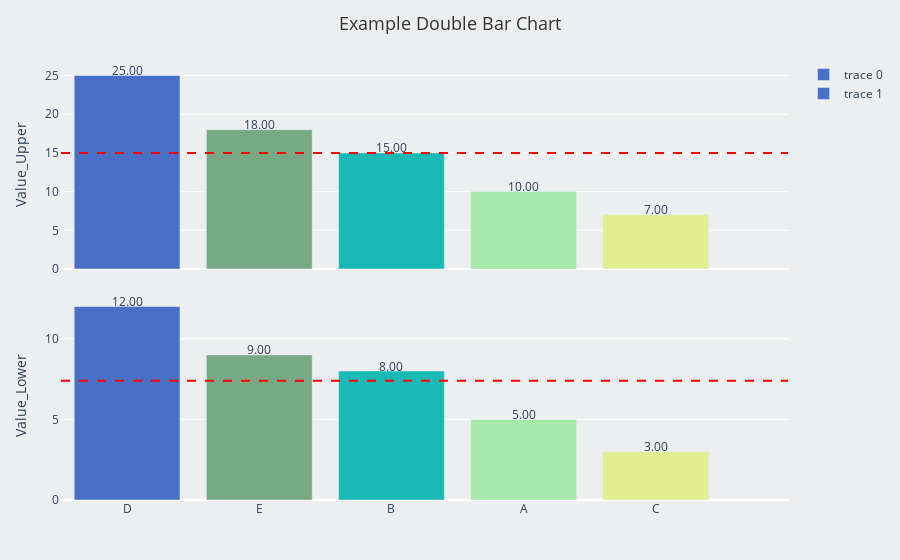

Notebook code for this chart:
### Code cell
import pandas as pd
import plotly.graph_objects as go
from plotly.subplots import make_subplots
from typing import Optional, List

# Define the color palettes
color_pallet_blue = ["#2167AE", "#23366F", "#5495CF", "#91BFE3", "#1FB1E6"]
color_pallet = [
    "#4870C6",
    "#77A984",
    "#19BAB6",
    "#A6E9AB",
    "#E1EE92",
    "#FFF773",
    "#FF7569",
    "#E18EbA",
    "#FFC5EA",
    "#6D6BCF",
]
color_white = "#ECEEEF"


def plot_double_bar_chart(
    dataframe: pd.DataFrame,
    x_column: str,
    y_column_upper: str,
    y_column_lower: str,
    title: str = None,
    show_number: bool = False,
    average_line: bool = False,
) -> go.Figure:
    """
    Generate a double bar chart using the provided DataFrame.

    Parameters:
        dataframe (pd.DataFrame): The DataFrame containing the data for the double bar chart.
        x_column (str): The name of the column to be used for the x-axis of the chart.
        y_column_upper (str): The name of the column to be used for the upper y-axis of the chart.
        y_column_lower (str): The name of the column to be used for the lower y-axis of the chart.
        title (str, optional): The title for the chart. If None, the chart will have no title.
        show_number (bool, optional): If True, the values of each bar will be displayed at the top of the bar.
                                      Default is False.
        average_line (bool, optional): If True, a horizontal dashed line will be added for the average value.
                                      Default is False.

    Returns:
        go.Figure: The function generates and displays the double bar chart using Plotly.
    """

    # Step 1: Sort the DataFrame by the y_column_upper in descending order
    df_upper = dataframe.sort_values(by=y_column_upper, ascending=False)

    # Step 2: Sort the DataFrame by the y_column_lower in descending order
    df_lower = dataframe.sort_values(by=y_column_lower, ascending=False)

    # Create subplots with two rows
    fig = make_subplots(rows=2, cols=1, shared_xaxes=True, vertical_spacing=0.05)

    # Use the color palettes provided
    bar_colors_upper = color_pallet[: len(df_upper)]
    bar_colors_lower = color_pallet[: len(df_lower)]

    # Add vertical bar chart to the upper subplot
    fig.add_trace(
        go.Bar(
            x=df_upper[x_column],
            y=df_upper[y_column_upper],
            marker=dict(color=bar_colors_upper),
        ),
        row=1,
        col=1,
    )

    fig.update_yaxes(title_text=y_column_upper, row=1, col=1)
    # Display values at the top of each bar if show_number is True
    if show_number:
        for index, value in enumerate(df_upper[y_column_upper]):
            fig.add_annotation(
                x=df_upper[x_column].iloc[index],
                y=value,
                text=f"{value:.2f}",
                showarrow=False,
                yshift=5,
                font=dict(size=12),
                row=1,
                col=1,
            )

    # Add vertical bar chart to the lower subplot
    fig.add_trace(
        go.Bar(
            x=df_lower[x_column],
            y=df_lower[y_column_lower],
            marker=dict(color=bar_colors_lower),
        ),
        row=2,
        col=1,
    )

    fig.update_yaxes(title_text=y_column_lower, row=2, col=1)
    # Display values at the top of each bar if show_number is True
    if show_number:
        for index, value in enumerate(df_lower[y_column_lower]):
            fig.add_annotation(
                x=df_lower[x_column].iloc[index],
                y=value,
                text=f"{value:.2f}",
                showarrow=False,
                yshift=5,
                font=dict(size=12),
                row=2,
                col=1,
            )

    if average_line:
        average_upper = df_upper[y_column_upper].mean()
        average_lower = df_lower[y_column_lower].mean()

        fig.add_shape(
            type="line",
            x0=-0.5,
            x1=len(df_upper),
            y0=average_upper,
            y1=average_upper,
            line=dict(color="red", width=2, dash="dash"),
            row=1,
            col=1,
        )

        fig.add_shape(
            type="line",
            x0=-0.5,
            x1=len(df_lower),
            y0=average_lower,
            y1=average_lower,
            line=dict(color="red", width=2, dash="dash"),
            row=2,
            col=1,
        )

    if title:
        fig.update_layout(
            title=dict(text=title, x=0.5, font=dict(size=18, color="#333333"))
        )

    fig.update_layout(
        margin=dict(t=60, b=60, l=60, r=60),
        plot_bgcolor=color_white,
        paper_bgcolor=color_white,
    )

    return fig


# Example usage
data = {
    "Category": ["A", "B", "C", "D", "E"],
    "Value_Upper": [10, 15, 7, 25, 18],
    "Value_Lower": [5, 8, 3, 12, 9],
}
df = pd.DataFrame(data)

# Test the function
fig = plot_double_bar_chart(
    dataframe=df,
    x_column="Category",
    y_column_upper="Value_Upper",
    y_column_lower="Value_Lower",
    title="Example Double Bar Chart",
    show_number=True,
    average_line=True,
)
fig.show()

### Figure 1 — Plotly figure (JSON) as saved in the notebook; plotly's stock layout.template omitted (floating-point values rounded to 4 significant figures)
{"data": [{"marker": {"color": ["#4870C6", "#77A984", "#19BAB6", "#A6E9AB", "#E1EE92"]}, "type": "bar", "x": ["D", "E", "B", "A", "C"], "xaxis": "x", "y": [25, 18, 15, 10, 7], "yaxis": "y"}, {"marker": {"color": ["#4870C6", "#77A984", "#19BAB6", "#A6E9AB", "#E1EE92"]}, "type": "bar", "x": ["D", "E", "B", "A", "C"], "xaxis": "x2", "y": [12, 9, 8, 5, 3], "yaxis": "y2"}], "layout": {"annotations": [{"font": {"size": 12}, "showarrow": false, "text": "25.00", "x": "D", "xref": "x", "y": 25, "yref": "y", "yshift": 5}, {"font": {"size": 12}, "showarrow": false, "text": "18.00", "x": "E", "xref": "x", "y": 18, "yref": "y", "yshift": 5}, {"font": {"size": 12}, "showarrow": false, "text": "15.00", "x": "B", "xref": "x", "y": 15, "yref": "y", "yshift": 5}, {"font": {"size": 12}, "showarrow": false, "text": "10.00", "x": "A", "xref": "x", "y": 10, "yref": "y", "yshift": 5}, {"font": {"size": 12}, "showarrow": false, "text": "7.00", "x": "C", "xref": "x", "y": 7, "yref": "y", "yshift": 5}, {"font": {"size": 12}, "showarrow": false, "text": "12.00", "x": "D", "xref": "x2", "y": 12, "yref": "y2", "yshift": 5}, {"font": {"size": 12}, "showarrow": false, "text": "9.00", "x": "E", "xref": "x2", "y": 9, "yref": "y2", "yshift": 5}, {"font": {"size": 12}, "showarrow": false, "text": "8.00", "x": "B", "xref": "x2", "y": 8, "yref": "y2", "yshift": 5}, {"font": {"size": 12}, "showarrow": false, "text": "5.00", "x": "A", "xref": "x2", "y": 5, "yref": "y2", "yshift": 5}, {"font": {"size": 12}, "showarrow": false, "text": "3.00", "x": "C", "xref": "x2", "y": 3, "yref": "y2", "yshift": 5}], "margin": {"b": 60, "l": 60, "r": 60, "t": 60}, "paper_bgcolor": "#ECEEEF", "plot_bgcolor": "#ECEEEF", "shapes": [{"line": {"color": "red", "dash": "dash", "width": 2}, "type": "line", "x0": -0.5, "x1": 5, "xref": "x", "y0": 15, "y1": 15, "yref": "y"}, {"line": {"color": "red", "dash": "dash", "width": 2}, "type": "line", "x0": -0.5, "x1": 5, "xref": "x2", "y0": 7.4, "y1": 7.4, "yref": "y2"}], "title": {"font": {"color": "#333333", "size": 18}, "text": "Example Double Bar Chart", "x": 0.5}, "xaxis": {"anchor": "y", "domain": [0, 1], "matches": "x2", "showticklabels": false}, "xaxis2": {"anchor": "y2", "domain": [0, 1]}, "yaxis": {"anchor": "x", "domain": [0.525, 1], "title": {"text": "Value_Upper"}}, "yaxis2": {"anchor": "x2", "domain": [0, 0.475], "title": {"text": "Value_Lower"}}}}
